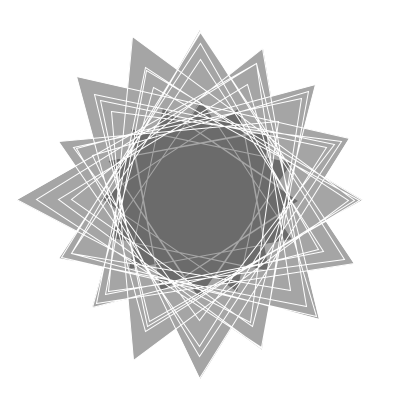
Frame 1 (no input)
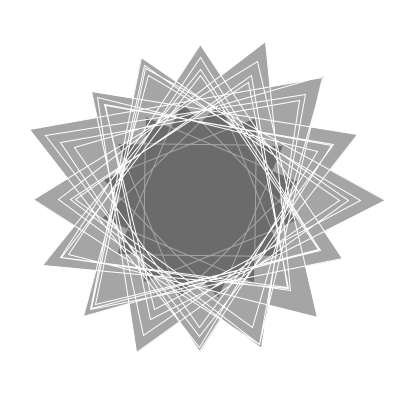
Frame 60 (the mouse pressed at the canvas centre just before this capture)
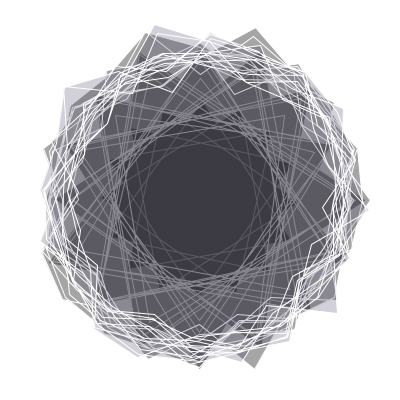
Frame 120 (the mouse held since frame 60 and released just before this capture)

The Processing sketch that drew these frames (run headless with seeded random() and noise(); from frame 60 on, the mouse is pressed at the canvas centre):

// Processing sketch: processing_133310
// ── processing_133310.pde

float offset;

void setup() {
  size(400,400);
}

void draw() {
 background(255); 
 int resolution = 64;
 float radius = 100;
 
 // Animations
  offset++;
 // resolution=mouseX;
 // radius=mouseY*0.5;
 
 float circleX = width/2;
 float circleY = height/2;
 
  
  // Shape 1 // Waveshape (Flowershape)
  fill(0);
  stroke(0);
  
  beginShape();
    for ( int i=0; i<resolution; i=i+1) {
      float waveAngle = map(i, 0, resolution, 0, TWO_PI*8);  // * x is the number of waves
      float waveOffset = sin(waveAngle)*30;
      
      float angle = map(i, 0, resolution, 0, TWO_PI);
      float circleOffX = cos(angle) * ((radius) + waveOffset);
      float circleOffY = sin(angle) * ((radius) + waveOffset);

      float x = circleX + circleOffX;
      float y = circleY + circleOffY;
      
   // vertex(x, y);
  }
  endShape(CLOSE);
       
// Shape 2 / Rotation without noise
  radius = 100;
  fill( 0, 0, 0, 90);
  stroke(255);

  beginShape();
  for ( int i=0; i<resolution; i=i+1) {

    float myPerlin = noise(millis()*0.001+float(i)*100) * 100;

    float angle = map(i, 0, resolution, 0, TWO_PI*20);
    float circleOffX = cos(angle+offset/100) * (radius);
    float circleOffY = sin(angle+offset/100) * (radius);

    float x = circleX + circleOffX;
    float y = circleY + circleOffY;

    vertex(x, y);
  }
  endShape(CLOSE);
  
  // Shape 3 / Fixed with noise
  radius = 100;
  fill( 0, 0, 0, 90);
  stroke(255);

  beginShape();
  for ( int i=0; i<resolution; i=i+1) {

    float myPerlin = noise(millis()*0.001+float(i)*100) * 100;

    float angle = map(i, 0, resolution, 0, TWO_PI*20);
    float circleOffX = cos(angle) * (myPerlin+radius);
    float circleOffY = sin(angle) * (myPerlin+radius);

    float x = circleX + circleOffX;
    float y = circleY + circleOffY;



    vertex(x, y);
  }
  endShape(CLOSE);
  
    // Shape 3 / Fixed with resolution cotrolled by x,y mouse coordinates
  radius = 100;
  fill( 0, 0, 0, 90);
  stroke(255);

  beginShape();
  for ( int i=0; i<resolution; i=i+1) {
    
     resolution=mouseX;
     radius=mouseY*0.5;

    float myPerlin = noise(millis()*0.001+float(i)*100) * 100;

    float angle = map(i, 0, resolution, 0, TWO_PI*10);
    float circleOffX = cos(angle) * (myPerlin+radius);
    float circleOffY = sin(angle) * (myPerlin+radius);

    float x = circleX + circleOffX;
    float y = circleY + circleOffY;

    vertex(x, y);
  }
  endShape(CLOSE);
  
  // Shape 4 / If and else with color change
  radius = 100;
  stroke(255);

  beginShape();
  for ( int i=0; i<resolution; i=i+1) {
    
     resolution=mouseX;
     radius=mouseY*0.5;

    float myPerlin = noise(millis()*0.001+float(i)*100) * 100;

    float angle = map(i, 0, resolution, 0, TWO_PI*10);
    float circleOffX = cos(angle+offset/10) * (myPerlin+radius);
    float circleOffY = sin(angle+offset/10) * (myPerlin+radius);

    float x = circleX + circleOffX;
    float y = circleY + circleOffY;
    
    if (x>resolution/4) {
      fill(24,13,55,50);
      
    }
    
    else {
      fill(54,77,86,30);
    }

    vertex(x, y);
  }
  endShape(CLOSE);
  
  
}
